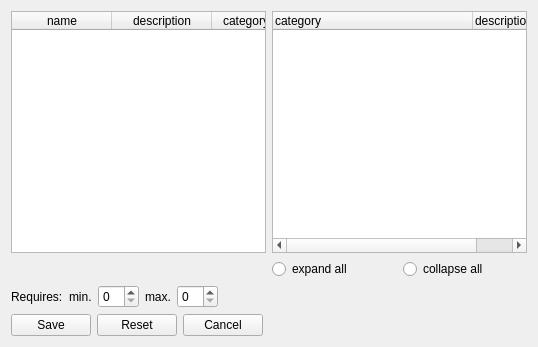
<?xml version="1.0" encoding="UTF-8"?>
<ui version="4.0">
 <class>recipe_content_edit_form</class>
 <widget class="QWidget" name="recipe_content_edit_form">
  <property name="geometry">
   <rect>
    <x>0</x>
    <y>0</y>
    <width>538</width>
    <height>347</height>
   </rect>
  </property>
  <property name="windowTitle">
   <string>Edit recipe content</string>
  </property>
  <property name="action" stdset="0">
   <string>RecipeContentRequest RecipeContent {recipe_id={id}; category_id={category_id}}</string>
  </property>
  <layout class="QGridLayout" name="gridLayout">
   <item row="4" column="0">
    <layout class="QHBoxLayout" name="horizontalLayout">
     <item>
      <widget class="QPushButton" name="link">
       <property name="text">
        <string>Save</string>
       </property>
       <property name="form" stdset="0">
        <string notr="true">_CLOSE_</string>
       </property>
       <property name="action" stdset="0">
        <string>createRecipeContent RecipeContent {}</string>
       </property>
      </widget>
     </item>
     <item>
      <widget class="QPushButton" name="pushButton">
       <property name="text">
        <string>Reset</string>
       </property>
       <property name="form" stdset="0">
        <string>recipe_content_id?id={main.id}&amp;category_id={main.category_id}</string>
       </property>
      </widget>
     </item>
     <item>
      <widget class="QPushButton" name="cancel">
       <property name="text">
        <string>Cancel</string>
       </property>
       <property name="form" stdset="0">
        <string notr="true">_CLOSE_</string>
       </property>
      </widget>
     </item>
     <item>
      <spacer name="horizontalSpacer">
       <property name="orientation">
        <enum>Qt::Horizontal</enum>
       </property>
       <property name="sizeHint" stdset="0">
        <size>
         <width>40</width>
         <height>20</height>
        </size>
       </property>
      </spacer>
     </item>
    </layout>
   </item>
   <item row="1" column="0">
    <layout class="QGridLayout" name="gridLayout_2">
     <item row="2" column="1">
      <layout class="QHBoxLayout" name="horizontalLayout_4">
       <item>
        <widget class="QRadioButton" name="ignore_expand_feats">
         <property name="text">
          <string>expand all</string>
         </property>
        </widget>
       </item>
       <item>
        <widget class="QRadioButton" name="ignore_collapse_feats">
         <property name="text">
          <string>collapse all</string>
         </property>
        </widget>
       </item>
      </layout>
     </item>
     <item row="0" column="1">
      <widget class="QTreeWidget" name="category">
       <property name="enabled">
        <bool>true</bool>
       </property>
       <property name="editTriggers">
        <set>QAbstractItemView::NoEditTriggers</set>
       </property>
       <property name="selectionMode">
        <enum>QAbstractItemView::SingleSelection</enum>
       </property>
       <property name="itemsExpandable">
        <bool>true</bool>
       </property>
       <property name="action" stdset="0">
        <string notr="true">CategoryHierarchyRequest category {id=1}</string>
       </property>
       <attribute name="headerDefaultSectionSize">
        <number>200</number>
       </attribute>
       <column>
        <property name="text">
         <string>category</string>
        </property>
       </column>
       <column>
        <property name="text">
         <string>description</string>
        </property>
       </column>
      </widget>
     </item>
     <item row="2" column="0">
      <layout class="QHBoxLayout" name="horizontalLayout_3"/>
     </item>
     <item row="0" column="0">
      <widget class="QTableWidget" name="recipe">
       <property name="horizontalScrollBarPolicy">
        <enum>Qt::ScrollBarAlwaysOff</enum>
       </property>
       <property name="alternatingRowColors">
        <bool>true</bool>
       </property>
       <property name="selectionMode">
        <enum>QAbstractItemView::SingleSelection</enum>
       </property>
       <property name="selectionBehavior">
        <enum>QAbstractItemView::SelectRows</enum>
       </property>
       <property name="showGrid">
        <bool>true</bool>
       </property>
       <property name="gridStyle">
        <enum>Qt::DotLine</enum>
       </property>
       <property name="sortingEnabled">
        <bool>true</bool>
       </property>
       <property name="action" stdset="0">
        <string notr="true">RecipeListRequest recipe {}</string>
       </property>
       <property name="synonym:recipe" stdset="0">
        <string notr="true">row</string>
       </property>
       <attribute name="horizontalHeaderShowSortIndicator" stdset="0">
        <bool>true</bool>
       </attribute>
       <attribute name="verticalHeaderStretchLastSection">
        <bool>false</bool>
       </attribute>
       <column>
        <property name="text">
         <string>name</string>
        </property>
       </column>
       <column>
        <property name="text">
         <string>description</string>
        </property>
       </column>
       <column>
        <property name="text">
         <string>categoryName</string>
        </property>
       </column>
       <column>
        <property name="text">
         <string>creationDate</string>
        </property>
       </column>
       <column>
        <property name="text">
         <string>comment</string>
        </property>
       </column>
      </widget>
     </item>
    </layout>
   </item>
   <item row="2" column="0">
    <layout class="QFormLayout" name="formLayout">
     <property name="fieldGrowthPolicy">
      <enum>QFormLayout::AllNonFixedFieldsGrow</enum>
     </property>
     <item row="1" column="0">
      <widget class="QLabel" name="label_requires">
       <property name="text">
        <string>Requires:</string>
       </property>
      </widget>
     </item>
     <item row="1" column="1">
      <layout class="QHBoxLayout" name="horizontalLayout_5">
       <item>
        <widget class="QLabel" name="label_min_requires">
         <property name="text">
          <string>min.</string>
         </property>
         <property name="buddy">
          <cstring>min_requires</cstring>
         </property>
        </widget>
       </item>
       <item>
        <widget class="QSpinBox" name="min_requires"/>
       </item>
       <item>
        <widget class="QLabel" name="label_max_requires">
         <property name="text">
          <string>max.</string>
         </property>
         <property name="buddy">
          <cstring>max_requires</cstring>
         </property>
        </widget>
       </item>
       <item>
        <widget class="QSpinBox" name="max_requires"/>
       </item>
       <item>
        <spacer name="horizontalSpacer_2">
         <property name="orientation">
          <enum>Qt::Horizontal</enum>
         </property>
         <property name="sizeHint" stdset="0">
          <size>
           <width>40</width>
           <height>20</height>
          </size>
         </property>
        </spacer>
       </item>
      </layout>
     </item>
    </layout>
   </item>
  </layout>
 </widget>
 <tabstops>
  <tabstop>recipe</tabstop>
  <tabstop>category</tabstop>
  <tabstop>ignore_expand_feats</tabstop>
  <tabstop>ignore_collapse_feats</tabstop>
  <tabstop>min_requires</tabstop>
  <tabstop>max_requires</tabstop>
  <tabstop>link</tabstop>
  <tabstop>pushButton</tabstop>
  <tabstop>cancel</tabstop>
 </tabstops>
 <resources>
  <include location="../configurator.qrc"/>
  <include location="../configurator.qrc"/>
 </resources>
 <connections>
  <connection>
   <sender>ignore_expand_feats</sender>
   <signal>clicked()</signal>
   <receiver>category</receiver>
   <slot>expandAll()</slot>
   <hints>
    <hint type="sourcelabel">
     <x>396</x>
     <y>267</y>
    </hint>
    <hint type="destinationlabel">
     <x>305</x>
     <y>172</y>
    </hint>
   </hints>
  </connection>
  <connection>
   <sender>ignore_collapse_feats</sender>
   <signal>clicked()</signal>
   <receiver>category</receiver>
   <slot>collapseAll()</slot>
   <hints>
    <hint type="sourcelabel">
     <x>526</x>
     <y>267</y>
    </hint>
    <hint type="destinationlabel">
     <x>446</x>
     <y>172</y>
    </hint>
   </hints>
  </connection>
 </connections>
</ui>
